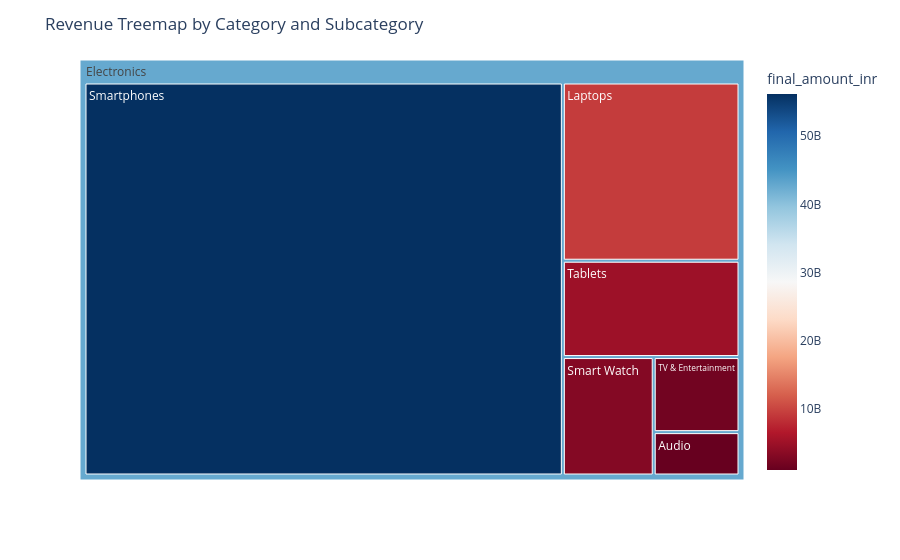

Notebook cell for this chart:
### Code cell
#Treemap 
import plotly.express as px
treemap=df.groupby(['subcategory', 'category'])['final_amount_inr'].sum().reset_index()
fig = px.treemap(treemap, path=['category', 'subcategory'], 
                 values='final_amount_inr', color='final_amount_inr', 
                 color_continuous_scale='RdBu')
fig.update_layout(title='Revenue Treemap by Category and Subcategory')
fig.show()

### Figure 1 — Plotly figure (JSON) as saved in the notebook; plotly's stock layout.template omitted (floating-point values rounded to 4 significant figures)
{"data": [{"branchvalues": "total", "customdata": [[1111000000.0], [9404000000.0], [3215000000.0], [56150000000.0], [1923000000.0], [5083000000.0], [42690000000.0]], "domain": {"x": [0, 1], "y": [0, 1]}, "hovertemplate": "labels=%{label}<br>final_amount_inr_sum=%{value}<br>parent=%{parent}<br>id=%{id}<br>final_amount_inr=%{color}<extra></extra>", "ids": ["Electronics/Audio", "Electronics/Laptops", "Electronics/Smart Watch", "Electronics/Smartphones", "Electronics/TV & Entertainment", "Electronics/Tablets", "Electronics"], "labels": ["Audio", "Laptops", "Smart Watch", "Smartphones", "TV & Entertainment", "Tablets", "Electronics"], "marker": {"coloraxis": "coloraxis", "colors": [1111000000.0, 9404000000.0, 3215000000.0, 56150000000.0, 1923000000.0, 5083000000.0, 42690000000.0]}, "name": "", "parents": ["Electronics", "Electronics", "Electronics", "Electronics", "Electronics", "Electronics", ""], "type": "treemap", "values": [1111000000.0, 9404000000.0, 3215000000.0, 56150000000.0, 1923000000.0, 5083000000.0, 76890000000.0]}], "layout": {"coloraxis": {"colorbar": {"title": {"text": "final_amount_inr"}}, "colorscale": [[0, "rgb(103,0,31)"], [0.1, "rgb(178,24,43)"], [0.2, "rgb(214,96,77)"], [0.3, "rgb(244,165,130)"], [0.4, "rgb(253,219,199)"], [0.5, "rgb(247,247,247)"], [0.6, "rgb(209,229,240)"], [0.7, "rgb(146,197,222)"], [0.8, "rgb(67,147,195)"], [0.9, "rgb(33,102,172)"], [1, "rgb(5,48,97)"]]}, "legend": {"tracegroupgap": 0}, "margin": {"t": 60}, "title": {"text": "Revenue Treemap by Category and Subcategory"}}}
